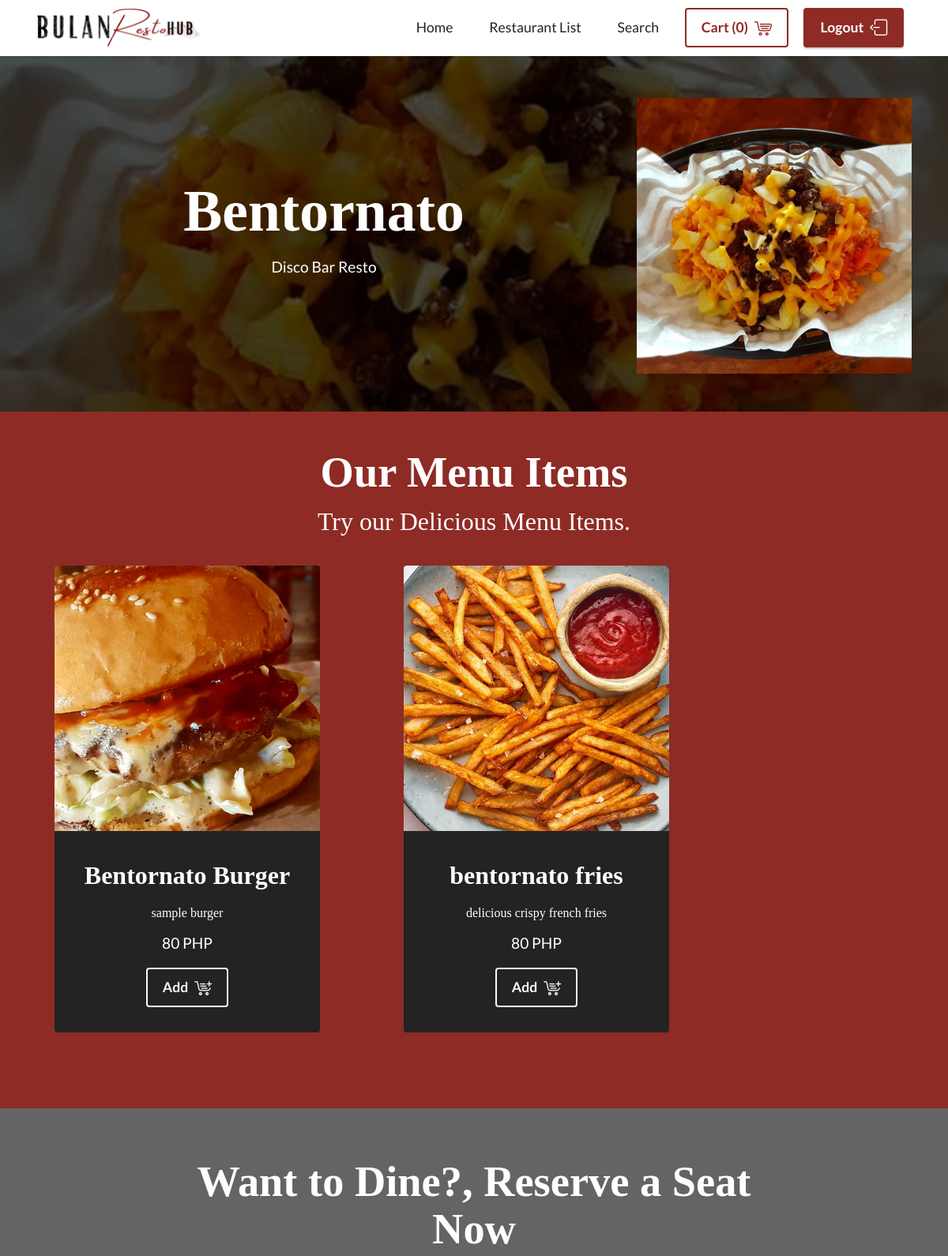
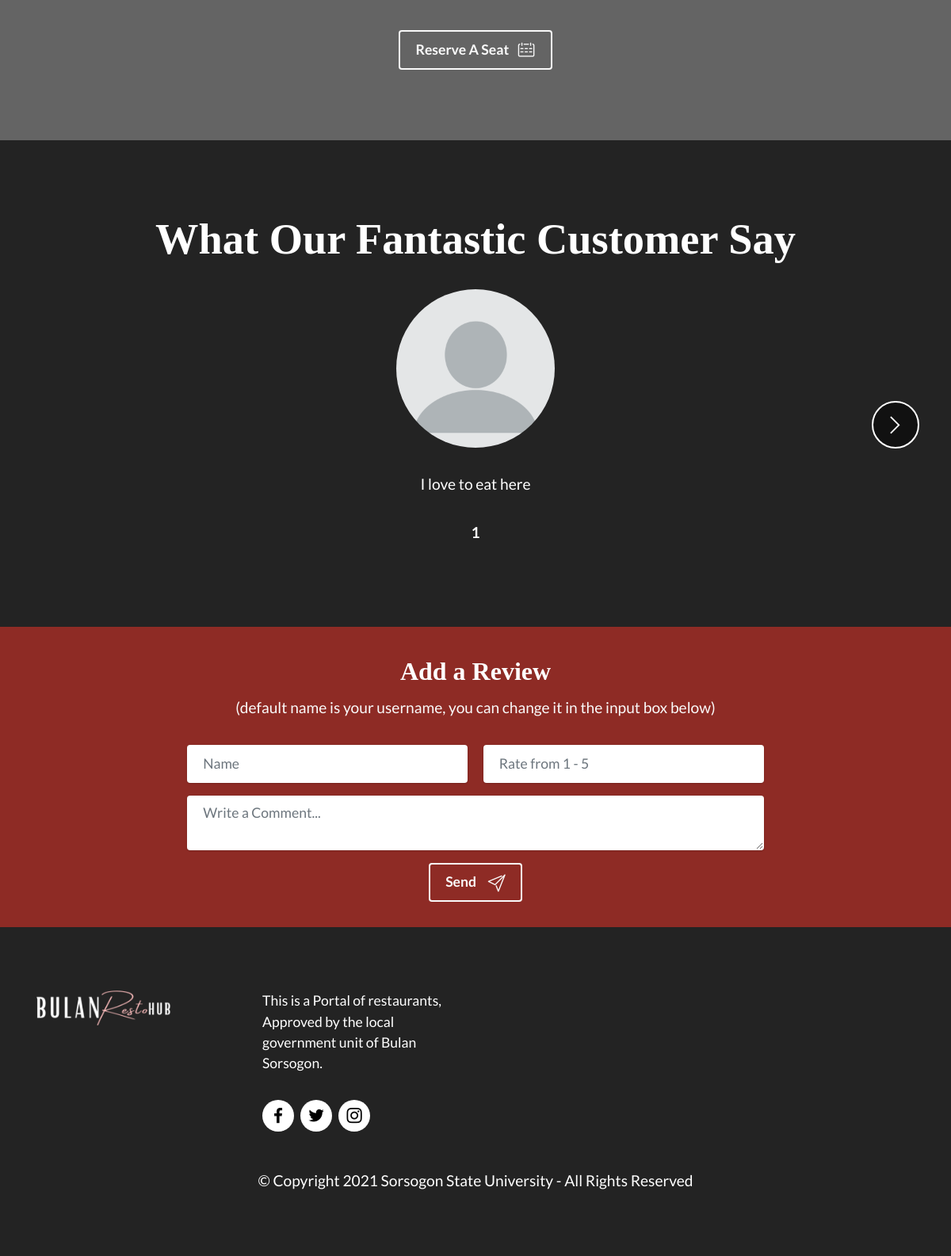
Page /restaurant/bentornato (signed in) on the committed database (2 pictures, top to bottom).
### model.py (models this page shows)
class Restaurants(db.Model):
    __tablename__ = 'restaurants'
    id = Column(Integer,primary_key=True)
    title = Column(String(255))
    subtitle = Column(Text)
    image = Column(String(255))
    slug = Column(String(255))
    useraccount = Column(String(255))

class MenuItems(db.Model):
    __tablename__ = 'menu_items'
    id = Column(Integer,primary_key=True)
    name = Column(String(255))
    details = Column(String(255))
    image = Column(String(255))
    price = Column(String(255))
    search_tags = Column(String(255))
    slug = Column(String(255))

class Feedback(db.Model):
    __tablename__ = 'feedback'
    id = Column(Integer,primary_key=True)
    username = Column(String)
    slug = Column(String)
    rate = Column(Float)
    comment = Column(String)

### app.py (the view, shortened to what this page needs)
@app.route('/restaurant/<string:slug>',methods=['GET','POST'])
def restaurantpage(slug):
    global current_slug
    form = FeedbackForm()
    cart_form = CartForm()
    is_login = False
    if current_user.is_authenticated:
        if current_user.access == 'user':
            is_login = True
            if current_slug != '':
                if (current_slug != slug):
                    current_slug == slug
                    num_rows_deleted = db.session.query(CartRecord).delete()
                    db.session.commit()
    restaurant = Restaurants.query.filter_by(slug=slug).one()
    menu_items = MenuItems.query.filter_by(slug=slug).order_by(asc(MenuItems.name))
    comments = Feedback.query.filter_by(slug=slug).order_by(asc(Feedback.username))
    return render_template('restaurant.html', restaurant=restaurant, menu_items=menu_items,comments=comments,is_login=is_login,cart_data_len=CartRecord.query.count(),form=form)

### forms.py
class FeedbackForm(FlaskForm):
    feedback_name = StringField('Name',render_kw={"placeholder":"Name"})
    rate = IntegerField('Rate',render_kw={"placeholder": "Rate from 1 - 5", "type" : "number"},validators=[NumberRange(1,5,message='You can only rate from 1 - 5')])
    message = TextAreaField('Message',render_kw={"placeholder":"Write a Comment..."},validators=[DataRequired()])

class CartForm(FlaskForm):
    menu_name = HiddenField()
    price = HiddenField()

### app.py (called while the page is built)
@app.context_processor
def default_contents():
    home_title = 'Life is full of Memories, we make them sweeter'
    home_subtitle = 'Choose a Restaurant'
    home_card_title = ["Restaurant Reservations","Order Food Now!","Join our Community"]
    home_card_subtitle =["Reserve a seat on our affiliated restaurants.","Easy ordering with free shipping fee.","We listen to feedback, be a part of our community."]
    restaurant_list_title = 'Our Affiliated Restaurant\'s'
    return dict(home_title=home_title,
                home_subtitle= home_subtitle,
                home_card_title = home_card_title,
                home_card_subtitle=home_card_subtitle,
                restaurant_list_title=restaurant_list_title)

@login.user_loader
def load_user(user_id):
    return User.query.get(user_id)

### templates/restaurant.html (shortened to what this page needs)
{%extends "base.html"%}
{%block navbutton%}
{% if not is_login%}
<div class="navbar-buttons mbr-section-btn">
    <a class="btn btn-primary-outline display-4" href="/restosignup">
    Restaurant Signup
    </a>
    <a class="btn btn-primary display-4" href="/login">
    <span class="mbrib-login mbr-iconfont mbr-iconfont-btn" style="color: rgb(255, 255, 255);"></span>Login</a>
</div>
{%else%}
<div class="navbar-buttons mbr-section-btn">
    <a class="btn btn-primary-outline display-4" href="/cart/{{restaurant.slug}}">
    <span class="mbrib-shopping-cart mbr-iconfont mbr-iconfont-btn" style="color: rgb(142, 43, 37);"></span>Cart ({{cart_data_len}})</a>
    <a class="btn btn-primary display-4" href="/logout">
    <span class="mbrib-logout mbr-iconfont mbr-iconfont-btn" style="color: rgb(255, 255, 255);"></span>Logout</a>
</div>
{%endif%}
{%endblock%}
{%block content%}
<section data-bs-version="5.1" class="header11 cid-sRxkInO9Dh mbr-parallax-background" style="background:url({{'../static/images/'+restaurant.image}}); background-size:cover; background-position: center;" id="header11-1q">
    <div class="mbr-overlay" style="opacity: 0.7; background-color: rgb(0, 0, 0);"></div>
    <div class="container">
        <div class="row justify-content-center">
            <div class="col-12 col-md-4 image-wrapper">
                <img class="w-100" src="{{url_for('static',filename = 'images/' + restaurant.image)}}" alt={{restaurant.slug}}>
            </div>
            <div class="col-12 col-md">
                <div class="text-wrapper text-center">
                    <h1 class="mbr-section-title mbr-fonts-style mb-3 display-1">
                        <strong>{{restaurant.title}}</strong></h1>
                    <p class="mbr-text mbr-fonts-style display-7">
                        {{restaurant.subtitle}}</p>
                </div>
            </div>
        </div>
    </div>
</section>
<section data-bs-version="5.1" class="slider4 mbr-embla cid-sRxnOJl3Yd" id="slider4-1u">
    <div class="position-relative text-center">
        <div class="mbr-section-head">
            <h4 class="mbr-section-title mbr-fonts-style align-center mb-0 display-2">
                <strong>Our Menu Items</strong></h4>
            <h5 class="mbr-section-subtitle mbr-fonts-style align-center mb-0 mt-2 display-5">Try our Delicious Menu Items.</h5>
        </div>
        <div class="embla mt-4" data-skip-snaps="true" data-align="center" data-contain-scroll="trimSnaps" data-auto-play-interval="5" data-draggable="true">
            <div class="embla__viewport container-fluid">
                <div class="embla__container">
                    {%for item in menu_items%}
                    <div class="embla__slide slider-image item" style="margin-left: 1rem; margin-right: 1rem;">
                        <div class="slide-content">
                            <div class="item-wrapper">
                                <div class="item-img">
                                    <img src="{{url_for('static',filename = 'images/' + item.image)}}" style="width:21rem !important; height:21rem !important;">
                                </div>
                            </div>
                            <div class="item-content">
                                <h5 class="item-title mbr-fonts-style display-5"><strong>{{item.name}}</strong></h5>
                                <p class="item-title mbr-fonts-style mt-3 display-8">{{item.details}}</p>
                                <p class="mbr-text mbr-fonts-style mt-3 display-7">{{item.price}}</p>
                            </div>
                            {% if not is_login%}
                            <div class="mbr-section-btn item-footer mt-2">
                                <a href="/login_error" class="btn item-btn btn-white-outline display-4" >
                                    <span class="mbrib-cart-add mbr-iconfont mbr-iconfont-btn"></span>Add&nbsp;
                                </a>
                            </div>
                            {%else%}
                            <form class="mbr-section-btn item-footer mt-2" method ="post" action="">
                                <center>
                                <button type="submit" name="submit_button" class="btn item-btn btn-white-outline display-4">
                                    <span class="mbrib-cart-add mbr-iconfont mbr-iconfont-btn"></span>Add
                                </button>
                                </center>
                            </form>
                            {%endif%}
                        </div>
                    </div>
                    {%endfor%}
                </div>
            </div>
        </div>
    </div>
</section>
<section data-bs-version="5.1" class="info1 cid-sRxtMGZNhn mbr-parallax-background" id="info1-1x">
    <div class="mbr-overlay" style="opacity: 0.7; background-color: rgb(35, 35, 35);"></div>
    <div class="align-center container-fluid">
        <div class="row justify-content-center">
            <div class="col-12 col-lg-8">
                <h3 class="mbr-section-title mb-4 mbr-fonts-style display-2"><strong>Want to Dine?, Reserve a Seat Now</strong></h3>
                <div class="mbr-section-btn"><a class="btn btn-white-outline display-4" href='{{"/reservation/" + restaurant.slug}}'><span class="mbrib-calendar mbr-iconfont mbr-iconfont-btn"></span>Reserve A Seat&nbsp;</a></div>
            </div>
        </div>
    </div>
</section>
{% if comments.count() > 0 %}
<section data-bs-version="5.1" class="people5 mbr-embla cid-sRzsP7EzVI" id="people5-2d">
    <div class="position-relative text-center">
        <h3 class="mb-4 mbr-fonts-style display-2">
            <strong>What Our Fantastic Customer Say</strong>
        </h3>
        <div class="embla" data-skip-snaps="true" data-align="center" data-loop="true" data-auto-play-interval="5" data-draggable="true">
            <div class="embla__viewport container-fluid">
                <div class="embla__container">
                    {%for comment in comments%}
                    <div class="embla__slide slider-image item" style="margin-left: 7rem; margin-right: 7rem;">
                        <div class="user">
                            <div class="user_image">
                                <div class="item-wrapper position-relative">
                                    <img src="../static/assets/images/mbr-600x600.png">
                                </div>
                            </div>
                            <div class="user_text mb-4">
                                <p class="mbr-fonts-style display-7">
                                    {{comment.comment}}
                                </p>
                            </div>
                            <div class="user_name mbr-fonts-style mb-2 display-7">
                                <strong>{{comment.username}}</strong>
                            </div>
                        </div>
                    </div>
                    {%endfor%}
                </div>
            </div>
            <button class="embla__button embla__button--next">
                <span class="mobi-mbri mobi-mbri-arrow-next mbr-iconfont" aria-hidden="true"></span>
            </button>
        </div>
    </div>
</section>
{%endif%}
<section data-bs-version="5.1" class="form5 cid-sRxvTc0ji1" id="form5-1y">
    <div class="container">
        <div class="mbr-section-head">
            <h3 class="mbr-section-title mbr-fonts-style align-center mb-0 display-5">
                <strong>Add a Review</strong></h3>
                        <h4 class="mbr-section-subtitle mbr-fonts-style align-center mb-0 mt-2 display-7 text-white">
                (default name is your username, you can change it in the input box below)</h4>
        </div>
        <div class="row justify-content-center mt-4">
            <div class="col-lg-8 mx-auto mbr-form" data-form-type="formoid">
                <form action="" method="POST" class="mbr-form form-with-styler" data-form-title="Form Name"><input type="hidden" name="email" data-form-email="true">
                    <div class="dragArea row">
                        <div class="col-md col-sm-12 form-group mb-3">
                            {{form.feedback_name(class="form-control")}}
                        </div>
                        <div class="col-md col-sm-12 form-group mb-3" data-for="name">
                            {{form.rate(class="form-control")}}
                        </div>
                        <div class="col-12 form-group mb-3" data-for="textarea">
                            {{form.message(class="form-control")}}
                        </div>
                        {%if not is_login%}
                        <div class="col-lg-12 col-md-12 col-sm-12 align-center mbr-section-btn">
                            <a href="/login_error_2" class="btn btn-white-outline display-4">
                                <span class="mbrib-paper-plane mbr-iconfont mbr-iconfont-btn"></span>Send
                                &nbsp;</a>
                        </div>
                        {%else%}
                        <div class="col-lg-12 col-md-12 col-sm-12 align-center mbr-section-btn">
                            <button type="submit" class="btn btn-white-outline display-4">
                                <span class="mbrib-paper-plane mbr-iconfont mbr-iconfont-btn"></span>Send
                                &nbsp;</button>
                        </div>
                        {%endif%}
                    </div>
                </form>
            </div>
        </div>
    </div>
</section>
{%endblock%}

### static/assets/theme/css/style.css (style rules this page uses)
section { background-color: #ffffff; }
body { font-style: normal; line-height: 1.5; font-weight: 400; color: #232323; position: relative; }
button { background-color: transparent; border-color: transparent; }
section, .container, .container-fluid { position: relative; word-wrap: break-word; }
a { font-style: normal; font-weight: 400; cursor: pointer; }
a, a:hover { text-decoration: none; }
.mbr-section-title { font-style: normal; line-height: 1.3; }
.mbr-section-subtitle { line-height: 1.3; }
.mbr-text { font-style: normal; line-height: 1.7; }
h1, h2, h3, h4, h5, h6, .display-1, .display-2, .display-4, .display-5, .display-7, span, p, a { line-height: 1; word-break: break-word; word-wrap: break-word; font-weight: 400; }
b, strong { font-weight: bold; }
section { background-position: 50% 50%; background-repeat: no-repeat; background-size: cover; }
.align-center { text-align: center; }
img, iframe { display: block; width: 100%; }
.mbr-section-btn { margin-left: -0.6rem; margin-right: -0.6rem; font-size: 0; }
.btn { font-weight: 600; border-width: 1px; font-style: normal; margin: 0.6rem 0.6rem; white-space: normal; transition: all 0.2s ease-in-out; display: inline-flex; align-items: center; justify-content: center; word-break: break-word; }
nav .mbr-section-btn { margin-left: 0rem; margin-right: 0rem; }
.btn .mbr-iconfont, .btn.btn-sm .mbr-iconfont { order: 1; cursor: pointer; margin-left: 0.5rem; vertical-align: sub; }
[type=submit] { -webkit-appearance: none; }
.row { display: -webkit-flex; -webkit-flex-wrap: wrap; }
.justify-content-center { -webkit-justify-content: center; }
html, body { height: auto; min-height: 100vh; }
.form-control { background-color: #ffffff; background-clip: border-box; color: #232323; line-height: 1rem !important; height: auto; padding: 0.6rem 1.2rem; transition: border-color 0.25s ease 0s; border: 1px solid transparent !important; border-radius: 4px; box-shadow: rgba(0, 0, 0, 0.07) 0px 1px 1px 0px, rgba(0, 0, 0, 0.07) 0px 1px 3px 0px, rgba(0, 0, 0, 0.03) 0px 0px 0px 1px; }
form .row { margin-left: -0.6rem; margin-right: -0.6rem; }
form .row [class*=col] { padding-left: 0.6rem; padding-right: 0.6rem; }
form .mbr-section-btn { margin: 0; padding-left: 0.6rem; padding-right: 0.6rem; }
form .btn { display: flex; padding: 0.6rem 1.2rem; margin: 0; }
textarea.form-control { line-height: 1.5rem !important; }
.form-group { margin-bottom: 1.2rem; }
.form-control, form .btn { min-height: 48px; }
.mbr-overlay { background-color: #000; bottom: 0; left: 0; opacity: 0.5; position: absolute; right: 0; top: 0; z-index: 0; pointer-events: none; }
.mt-4 { margin-top: 2rem !important; }
.mb-4 { margin-bottom: 2rem !important; }
@media (min-width: 992px) { .container { padding-left: 16px; padding-right: 16px; } }
@media (min-width: 992px) { .row { margin-left: -16px; margin-right: -16px; } }
@media (min-width: 992px) { .row > [class*=col] { padding-left: 16px; padding-right: 16px; } }
@media (min-width: 768px) { .container-fluid { padding-left: 32px; padding-right: 32px; } }
.card-wrapper, .item-wrapper { overflow: hidden; }
.item { position: relative; }

### rows in the picture
Restaurants: image (picture), title "Bentornato", subtitle "Disco Bar Resto"
MenuItems: image (picture), name "Bentornato Burger", details "sample burger", price "80 PHP"
MenuItems: image (picture), name "bentornato fries", details "delicious crispy french fries", price "80 PHP"
Feedback: comment "I love to eat here", username "1"

### other values in the picture
{{ cart_data_len }} "0"
